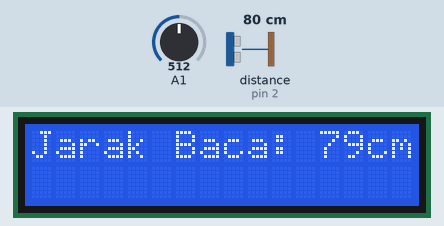
This sketch was run on a simulated Arduino Uno, built with avr-gcc and run on an emulated ATmega328P. On the bench: 16×2 character LCD. Wiring (inferred from the names in the program): ultrasonic range finder: trigger pin 3; echo pin 2. Inputs (shaded band) come from the test bench; at power-on: distance to the obstacle (sensor on pin 2) 80 cm, A1 = 512. The echo pulse lasts 58.3 µs per cm.

Above: at 0.1 s.
1.3 s: distance to the obstacle (sensor on pin 2) set to 2 cm
At 5.8 s:
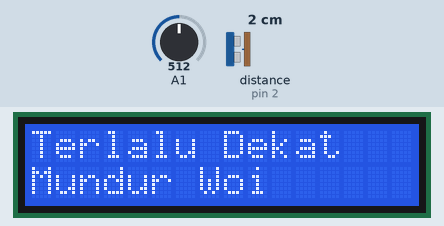
11.2 s: A1 set to 716
At 12.9 s:
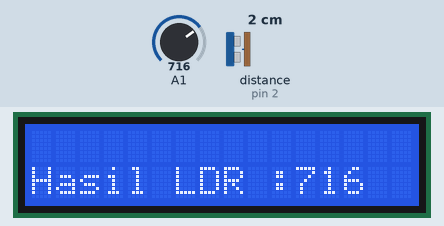
16.2 s: distance to the obstacle (sensor on pin 2) set to 4 cm
At 19.4 s:
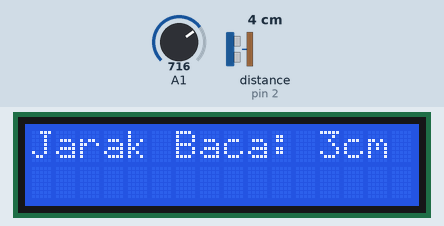
21.2 s: A1 set to 900
At 22.9 s:
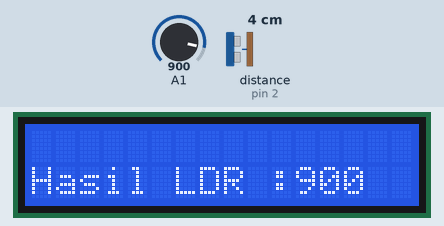
26.2 s: distance to the obstacle (sensor on pin 2) set to 9 cm
At 29.5 s:
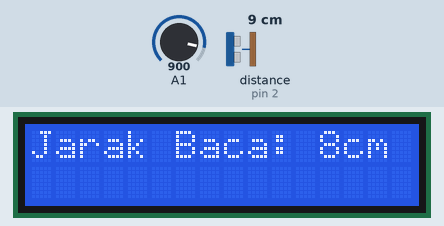
31.2 s: A1 set to 1023
At 32.9 s:
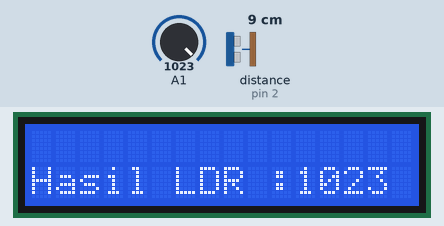
Timing chart, 0 to 34.4 s (numbered marks = the images above; inputs shaded):
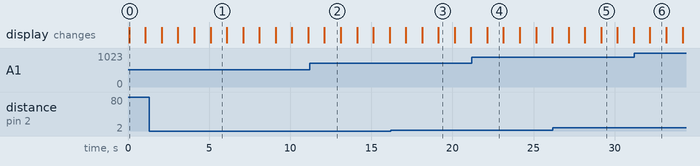

The sketch:

spectacular_kasi_leelo1.ino
```cpp
#include <LiquidCrystal.h>

LiquidCrystal lcd(5,6,8,9,10,11);
const int trigPin = 3;
const int echoPin = 2;
long duration;
int distanceCm;
int hasilSensorLDR;


void setup() {
lcd.begin(16,2);
pinMode(trigPin, OUTPUT);
pinMode(echoPin, INPUT);
pinMode(A1, INPUT);
}

void loop() {

digitalWrite(trigPin, LOW);
delayMicroseconds(2);
digitalWrite(trigPin, HIGH);
delayMicroseconds(10);
digitalWrite(trigPin, LOW);

duration = pulseIn(echoPin, HIGH);
distanceCm= duration*0.034/2;


  if ( 25 < distanceCm)
  {
    lcd.clear();
    lcd.setCursor(0,0);
    lcd.print("Jarak Baca: ");
    lcd.print(distanceCm);
    lcd.print ("cm");
    delay(1000);
    lcd.clear();
    delay(1000);
  }
  else
  {
    lcd.clear();
    lcd.setCursor(0,0);
    lcd.print("Jarak Baca: ");
    lcd.print(distanceCm);
    lcd.print ("cm");
    delay(1000);
    lcd.clear();
    lcd.setCursor(0,0);
    lcd.print("Terlalu Dekat");
    lcd.setCursor(0,1);
    lcd.print("Mundur Woi");
    delay(1000);
    lcd.clear();
    delay (1000);
  }

{

lcd.setCursor(0,1);
 lcd.print("Hasil LDR :");
 hasilSensorLDR = analogRead(A1);
  lcd.print(hasilSensorLDR);
  delay(1000);
  lcd.clear();
  delay(1000);
}
}
```

Measured:
- what the display in image 0 shows lasts 1.0 s, from 0.1 s to 1.1 s
